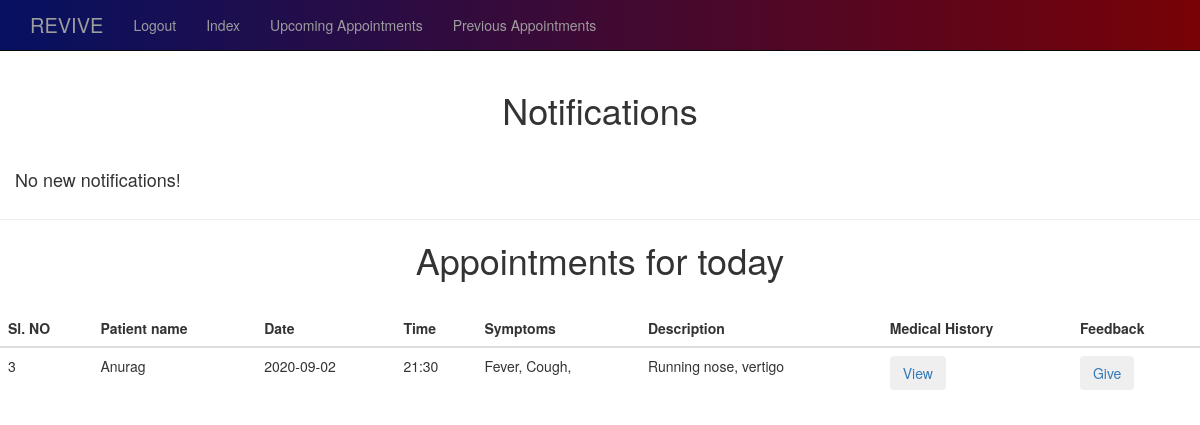
/dindex (signed in), run on the app's committed database.
### app.py (models this page shows)
class Appointment(db.Model):
    id = db.Column(db.Integer, primary_key=True)
    doc_name = db.Column(db.String(50))
    patient_name = db.Column(db.String(50))
    desc = db.Column(db.String(50))
    symptoms = db.Column(db.String(75))
    dept = db.Column(db.String(15))
    date = db.Column(db.Integer)
    time = db.Column(db.Integer)
    status = db.Column(db.String(15), default='Pending')
    created_by_patient = db.Column(db.Integer, db.ForeignKey('patient.id'))
    created_by_doc = db.Column(db.Integer, db.ForeignKey('doctor.id'))

### app.py (the view)
@app.route('/dindex')
def dindex():
    doc_id=session['doctor']
    docname=Doctor.query.get(doc_id).name
    print(docname)
    appointments=Appointment.query.filter_by(doc_name=docname,status='Pending').all()
    print(appointments)
    today = date.today()
    todayAppointments = Appointment.query.filter_by(date=today, status='Confirmed').all()
    return render_template('dindex.html',appointments=appointments, todayAppointments=todayAppointments)

### templates/dindex.html
{% extends 'dbase.html' %}
{% block body %}
        <div class="container">
                <section>
                        <h1 style='text-align: center;'>Notifications</h1>
                        <br>
                        <div class="row">
                                {% if appointments %}
                                {% for ap in appointments %}
                                        <div class="col-md-4">
                                                <div class="panel panel-success" style="max-width: 250px">
                                                        <div class="panel-body">
                                                         <b>{{ ap.patient_name }} booked an appointment<br>
                                                            Date: {{ ap.date }}<br>
                                                            Time: {{ ap.time }} <br>
                                                         <button type="button" class="btn btn-succes s" style="margin-top: 5px;"><a href="{{ url_for('Confirm',id=ap.id) }}">Confirm</a>
                                                         </button>
                                                         <button type="button" class="btn btn-success" style="margin-left: 5px;margin-top: 5px;"><a href="{{ url_for('Deny',id=ap.id) }}">Deny</a>
                                                         </button>
                                                        </div>
                                               </div>
                                        </div>
                                {% endfor %}
                                {% else %}
                                        <h4>No new notifications!</h4>
                                {% endif %}
                        </div>
                </section>
        </div>
        <hr>
        <section>
                <h1 style="text-align: center;">Appointments for today</h1>
                <br>
                {% if todayAppointments %}
                <table  class="table table-hover">
                <thead>
                        <tr>
                        <th scope="col">Sl. NO</th>
                        <th scope="col">Patient name</th>
                        <th scope="col">Date</th>
                        <th scope="col">Time</th>
                        <th scope="col">Symptoms</th>
                        <th scope="col">Description</th>
                        <th scope="col">Medical History</th>
                        <th scope="col">Feedback</th>
                        </tr>
                </thead>
                <tbody>
                        {% for appointment in todayAppointments %}
                        <tr>
                                <td scope="row">{{appointment.id}}</td>
                                <td>{{appointment.patient_name}}</td>
                                <td> {{appointment.date}}</td>
                                <td>{{appointment.time}}</td>
                                <td>{{appointment.symptoms}}</td>
                                <td>{{appointment.desc}}</td>
                                <td>
                                <button type="button" class="btn btn-light"><a href="{{ url_for('docViewHistory', id=appointment.created_by_patient)}}" style="text-decoration: none;">View</a></button>
                                </td>
                                <td>
                                <button type="button" class="btn btn-light"><a href="{{ url_for('prescriptions',id=appointment.created_by_patient)}}" style="text-decoration: none;">Give</a></button>
                                </td>
                        </tr>
                        {% endfor %}
                </tbody>
                </table>
                {% else %}
                        <h4>You have no appointments scheduled for today!</h4>
                {% endif %}
        </section>
{% endblock %}

### templates/dbase.html (style rules this page uses)
body { background: url('https://www.xmple.com/wallpaper/linear-white-gradient-highlight-pink-1920x1080-c2-ffffff-ffb6c1-l-50-a-30-f-21.svg'); background-repeat: no-repeat; background-size: cover; }

### data on the page
Appointment: id "3", patient_name "Anurag", date "2020-09-02", time "21:30", symptoms "Fever, Cough,", desc "Running nose, vertigo"
